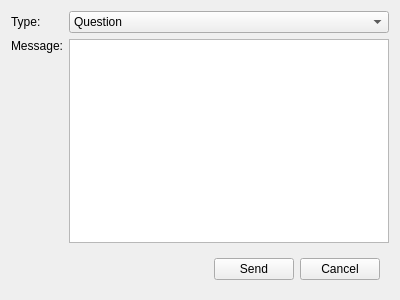
<?xml version="1.0" encoding="UTF-8"?>
<ui version="4.0">
 <class>ContactUs</class>
 <widget class="QWidget" name="ContactUs">
  <property name="geometry">
   <rect>
    <x>0</x>
    <y>0</y>
    <width>400</width>
    <height>300</height>
   </rect>
  </property>
  <property name="windowTitle">
   <string>Form</string>
  </property>
  <layout class="QGridLayout" name="gridLayout">
   <item row="1" column="1">
    <widget class="QTextEdit" name="message"/>
   </item>
   <item row="0" column="0">
    <widget class="QLabel" name="label">
     <property name="text">
      <string>Type:</string>
     </property>
    </widget>
   </item>
   <item row="0" column="1">
    <widget class="QComboBox" name="comboBox">
     <item>
      <property name="text">
       <string>Question</string>
      </property>
     </item>
     <item>
      <property name="text">
       <string>Suggestion</string>
      </property>
     </item>
     <item>
      <property name="text">
       <string>Bug Report</string>
      </property>
     </item>
     <item>
      <property name="text">
       <string>Other</string>
      </property>
     </item>
    </widget>
   </item>
   <item row="1" column="0">
    <widget class="QLabel" name="label_2">
     <property name="text">
      <string>Message:</string>
     </property>
     <property name="alignment">
      <set>Qt::AlignLeading|Qt::AlignLeft|Qt::AlignTop</set>
     </property>
    </widget>
   </item>
   <item row="2" column="1">
    <widget class="QWidget" name="widget" native="true">
     <layout class="QHBoxLayout" name="horizontalLayout">
      <item>
       <spacer name="horizontalSpacer">
        <property name="orientation">
         <enum>Qt::Horizontal</enum>
        </property>
        <property name="sizeHint" stdset="0">
         <size>
          <width>40</width>
          <height>20</height>
         </size>
        </property>
       </spacer>
      </item>
      <item>
       <widget class="QPushButton" name="btSend">
        <property name="text">
         <string>Send</string>
        </property>
       </widget>
      </item>
      <item>
       <widget class="QPushButton" name="btCancel">
        <property name="text">
         <string>Cancel</string>
        </property>
       </widget>
      </item>
     </layout>
    </widget>
   </item>
  </layout>
 </widget>
 <resources/>
 <connections/>
</ui>
